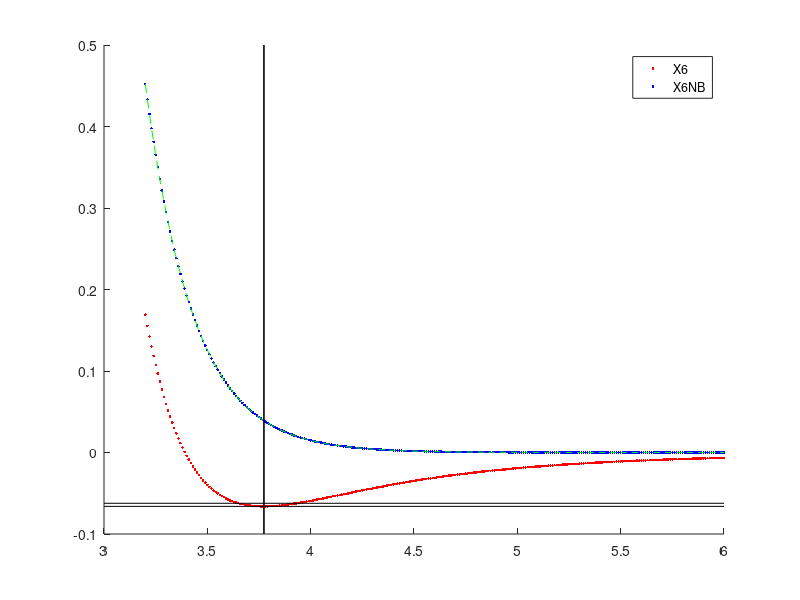

This figure's MATLAB source:


X6poten = @(para, rho)( ...
    para(1)/(para(2) - 6.)* ...
    (6 * exp(para(2).*(1 - rho)) - para(2)./(rho.^6)) ...
);


X6potenNB = @(para, rho)( ...
    para(1)/(para(2) - 6.)* ...
    (6 * exp(para(2).*(1 - rho))) ...
);

X6Spoten = @(para, rho)( ...
    para(1) /(para(2) - 6.)* ...
    (6./para(3)* exp((para(3) * para(2)).*(1 - rho)) - para(2)./(rho.^6)) ...
);

fitFUNC1 = @(para, rho)(para(1)* exp(para(2).*rho +para(3))); % A exp (x R + B)


rr = 3.2:0.01: 6;
rrf = 3.2:2: 6;




rho = rr./3.7727;
rhof = rrf/3.7727;
beta0 = [0.0661 , 16.0944];

beta_ = [14.5646  -16.0944   10.1790];
yNB = X6potenNB(beta0, rhof);

opts = statset('MaxIter',9000);
betaf = nlinfit(rhof, yNB, fitFUNC1, beta_, opts);
disp(betaf);



y = X6poten(beta0, rho);
yNB = X6potenNB(beta0, rho);
rhos = rr./3.7750;
beta1 = [0.0623 , 16.0944 , 1.1];

ys = X6Spoten(beta1, rhos);
% kappa = 6*beta1(2)*(beta1(2)*beta1(3)- 7.)/ (beta1(2)-6.);



%vpasolve(4*x^4 + 3*x^3 + 2*x^2 + x + 5 == 0, x)
figure; hold on;
plotX6 = plot(rr, y, 'r.');
% plotX6S= plot(rr, ys, 'b.');
plotX6NB= plot(rr, yNB, 'b.');
yNB = fitFUNC1(betaf, rho);
 plot(rr, yNB, 'g--');


plot(xlim, [-0.0661 -0.0661], 'k-');
plot(xlim, [-0.0623 -0.0623], 'k-');

plot([3.7750 3.7750], ylim, 'k-');
plot([3.7727 3.7727], ylim, 'k-');
h = legend([plotX6, plotX6NB], 'X6', 'X6NB');

% value = X6Spoten(beta1, 1)

%axis([3 6 -0.1 0.1]);

% 102.4 * 10.0944/6/16.0944+7)/16.0944
% syms x;
% eqn = 87.0 == 6*x*(x-7)/(x-6)
% solx = vpasolve(eqn, x);
% disp(solx)
